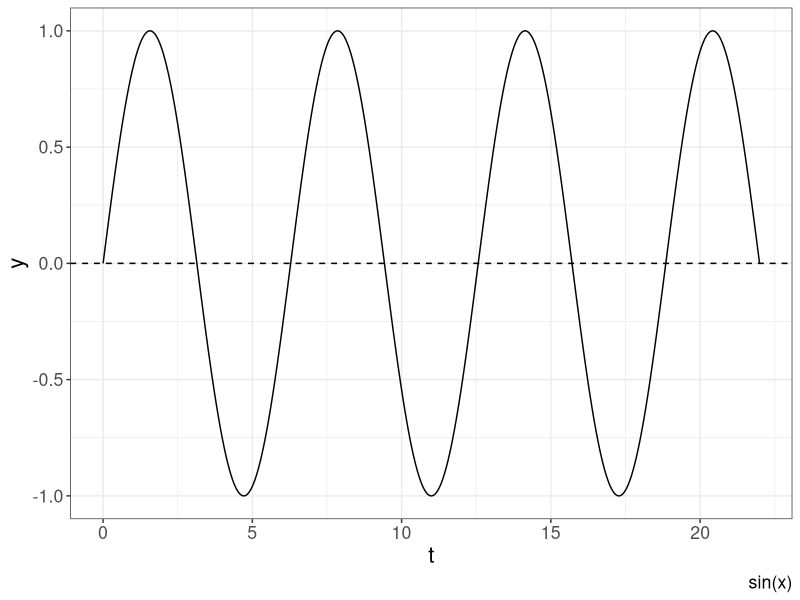
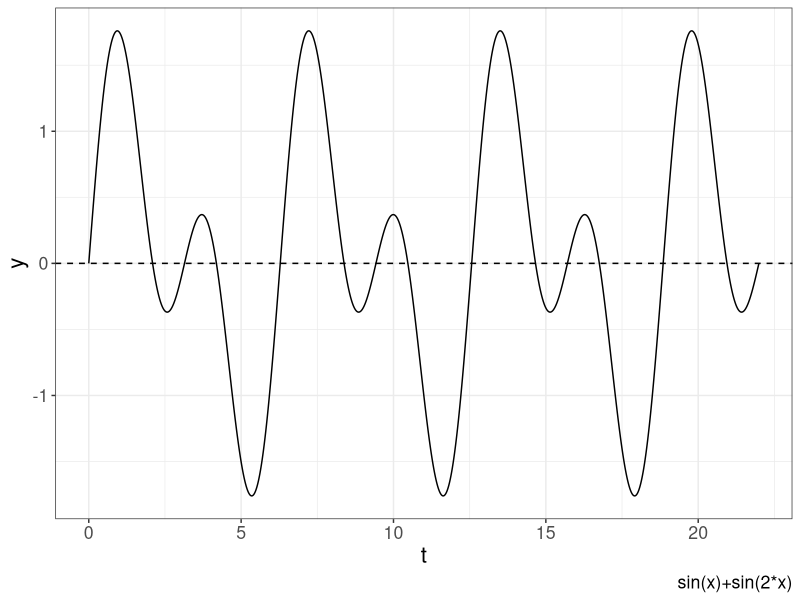
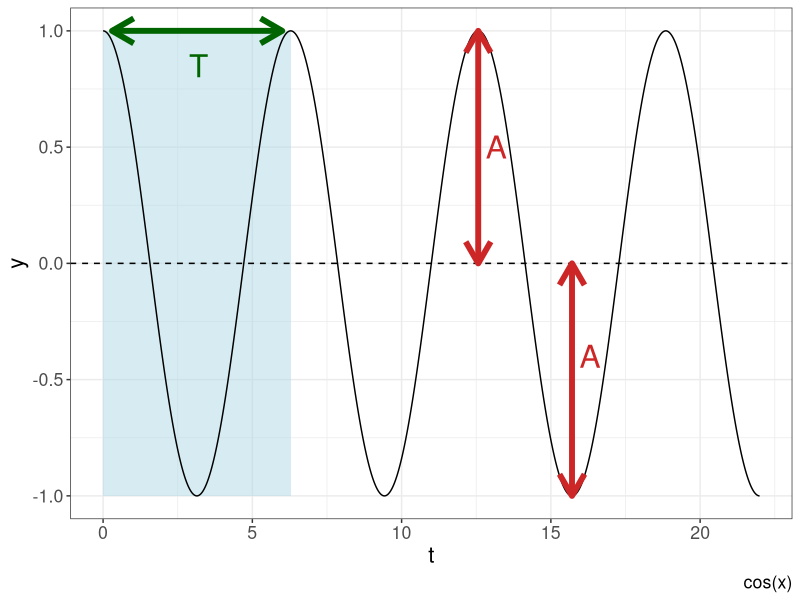
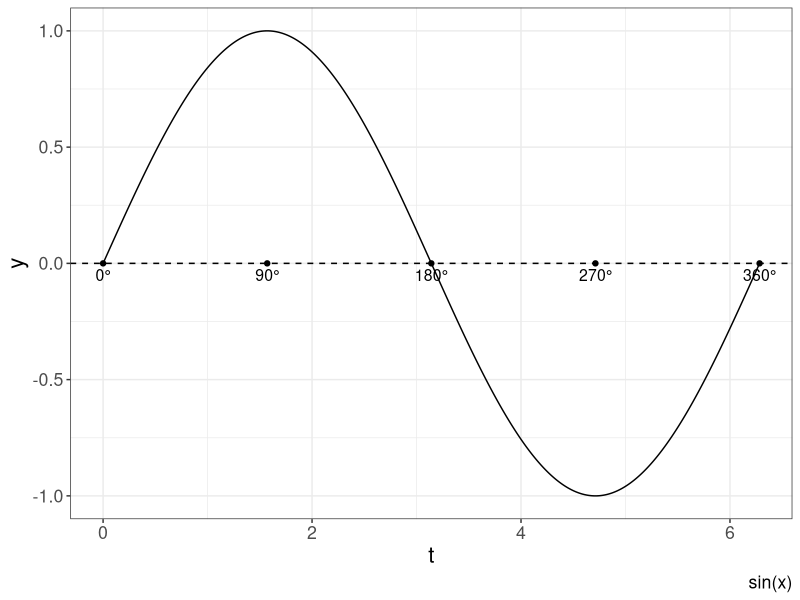
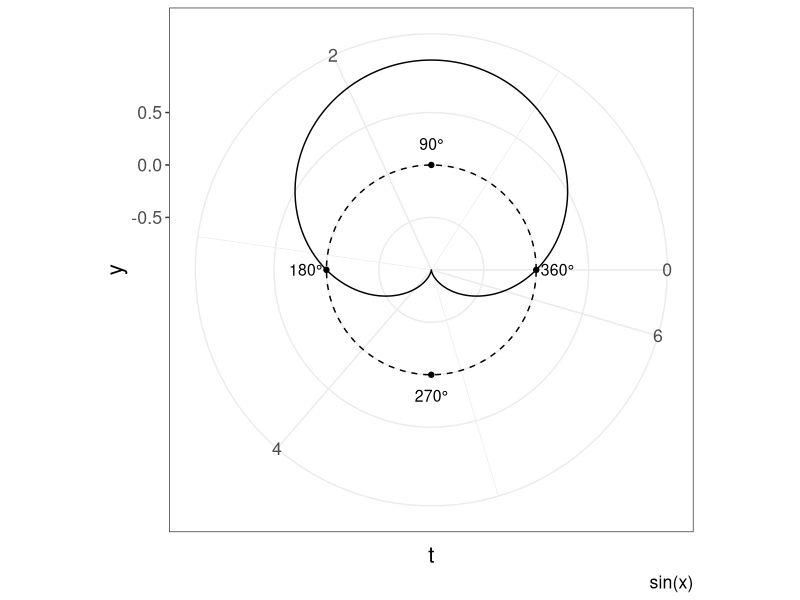
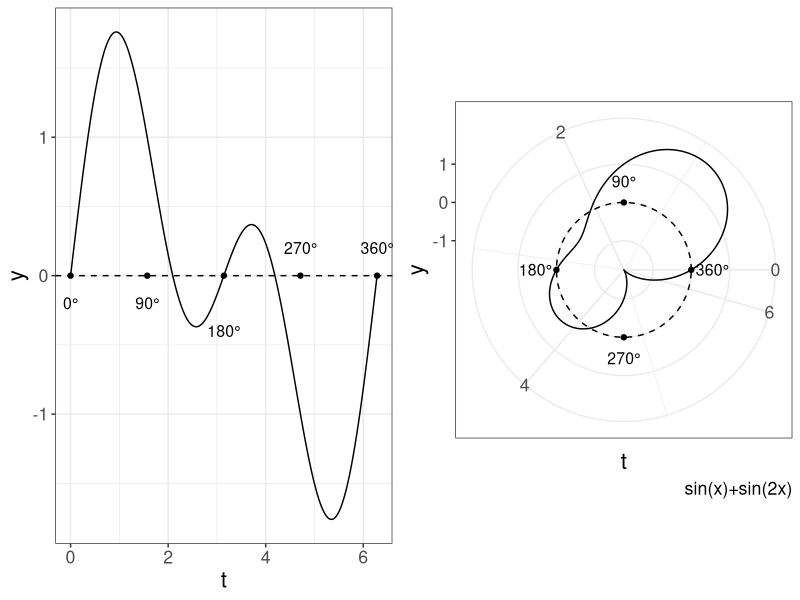
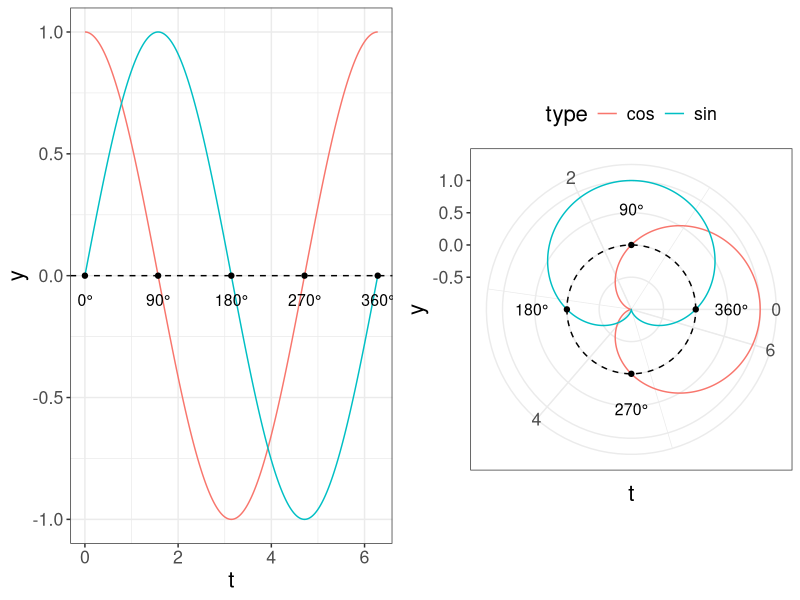
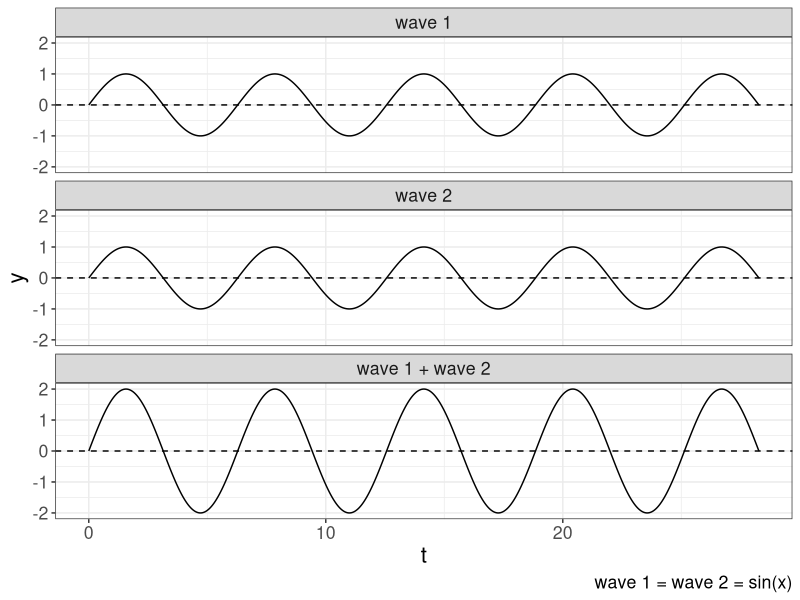

These charts were generated, in order, by the following R code:
## ---- chunk 1
knitr::opts_chunk$set(echo = TRUE)
## ---- chunk 2
library(tidyverse)
# это стиль для ggplot (можно игнорировать эту команду)
theme_set(theme_bw()+
            theme(text = element_text(size = 16))) 
## ---- chunk 3
tibble(t = seq(0, 7*pi, by = 0.001),
       y = sin(t)) %>% 
  ggplot(aes(t, y))+
  geom_line()+
  geom_hline(yintercept = 0, linetype = 2)+
  labs(caption = "sin(x)")
## ---- chunk 4
tibble(t = seq(0, 7*pi, by = 0.001),
       y = sin(t)+sin(2*t)) %>% 
  ggplot(aes(t, y))+
  geom_line()+
  geom_hline(yintercept = 0, linetype = 2)+
  labs(caption = "sin(x)+sin(2*x)")
## ---- chunk 5
tibble(t = seq(0, 7*pi, by = 0.001),
       y = cos(t)) %>% 
  ggplot(aes(t, y))+
  annotate("rect", xmin = 0, xmax = 2*pi, ymin = -1, ymax = 1, alpha = 0.5, fill = "lightblue")+
    geom_line()+
  geom_hline(yintercept = 0, linetype = 2)+
  annotate("segment", x = 0.3, xend = 6, y = 1, yend = 1, color = "darkgreen", size = 2, arrow = arrow(ends = "both"))+
  annotate("text", x = 3.2, y = 0.85, label = "T", size = 8, color = "darkgreen")+
  annotate("segment", x = 4*pi, xend = 4*pi, y = 0, yend = 1, color = "firebrick3", size = 2, arrow = arrow(ends = "both")) +
  annotate("text", x = 4*pi+0.6, y = 0.5, label = "A", size = 8, color = "firebrick3") +
  annotate("segment", x = 5*pi, xend = 5*pi, y = 0, yend = -1, color = "firebrick3", size = 2, arrow = arrow(ends = "both")) +
  annotate("text", x = 5*pi+0.6, y = -0.4, label = "A", size = 8, color = "firebrick3")+
  labs(caption = "cos(x)")
## ---- chunk 6
tibble(t = seq(0, 2*pi, by = 0.001),
       y = sin(t)) %>% 
  ggplot(aes(t, y))+
  geom_line()+
  geom_hline(yintercept = 0, linetype = 2)+
  annotate("point", x = 2*pi/4*0:4, y = 0)+
  annotate("text", x = 2*pi/4*0:4, label = paste0(90*0:4, "°"), y = -0.05, size = 4)+
  labs(caption = "sin(x)")
## ---- chunk 7
tibble(t = seq(0, 2*pi, by = 0.001),
       y = sin(t)) %>% 
  ggplot(aes(t, y))+
  geom_line()+
  geom_hline(yintercept = 0, linetype = 2)+
  annotate("point", x = 2*pi/4*1:4, y = 0)+
  annotate("text", x = 2*pi/4*1:4, label = paste0(90*1:4, "°"), y = 0.2, size = 4)+
  coord_polar(start = -pi/2, direction = -1)+
  labs(caption = "sin(x)")
## ---- chunk 8
tibble(t = seq(0, 2*pi, by = 0.001),
       y = sin(t)+sin(2*t)) %>% 
  ggplot(aes(t, y))+
  geom_line()+
  geom_hline(yintercept = 0, linetype = 2)+
  annotate("point", x = 2*pi/4*0:4, y = 0)+
  annotate("text", x = 2*pi/4*0:4, label = paste0(90*0:4, "°"), y = c(-0.2, -0.2, -0.4, 0.2, 0.2), size = 4) ->
  p1

tibble(t = seq(0, 2*pi, by = 0.001),
       y = sin(t)+sin(2*t)) %>% 
  ggplot(aes(t, y))+
  geom_line()+
  geom_hline(yintercept = 0, linetype = 2)+
  annotate("point", x = 2*pi/4*1:4, y = 0)+
  annotate("text", x = 2*pi/4*1:4, label = paste0(90*1:4, "°"), y = 0.55, size = 4)+
  coord_polar(start = -pi/2, direction = -1)+
  labs(caption = "sin(x)+sin(2x)") ->
  p2
gridExtra::grid.arrange(p1, p2, nrow = 1)
## ---- chunk 9
tibble(t = seq(0, 2*pi, by = 0.001),
       sin = sin(t),
       cos = cos(t)) %>% 
  gather(type, y, sin:cos) %>% 
  ggplot(aes(t, y, color = type))+
  geom_line(show.legend = FALSE)+
  geom_hline(yintercept = 0, linetype = 2)+
  annotate("point", x = 2*pi/4*0:4, y = 0)+
  annotate("text", x = 2*pi/4*0:4, label = paste0(90*0:4, "°"), y = -0.1, size = 4) ->
  p3 

tibble(t = seq(0, 2*pi, by = 0.001),
       sin = sin(t),
       cos = cos(t)) %>% 
  gather(type, y, sin:cos) %>% 
  ggplot(aes(t, y, color = type))+
  geom_line()+
  geom_hline(yintercept = 0, linetype = 2)+
  annotate("point", x = 2*pi/4*1:4, y = 0)+
    annotate("text", x = 2*pi/4*1:4, label = paste0(90*1:4, "°"), y = 0.55, size = 4)+
  coord_polar(start = -pi/2, direction = -1) +
  theme(legend.position = "top")->
  p4
gridExtra::grid.arrange(p3, p4, nrow = 1)
## ---- chunk 10
tibble(t = seq(0, 9*pi, by = 0.001),
      `wave 1` = sin(t),
      `wave 2` = sin(t),
      `wave 1 + wave 2` = `wave 1`  + `wave 2`) %>% 
  gather(type, y, `wave 1`:`wave 1 + wave 2`) %>% 
  mutate(type = factor(type, levels = c("wave 1", "wave 2", "wave 1 + wave 2"))) %>% 
  ggplot(aes(t, y))+
  geom_line()+
  geom_hline(yintercept = 0, linetype = 2)+
  facet_wrap(~type, nrow = 3)+
  labs(caption = "wave 1 = wave 2 = sin(x)")
## ---- chunk 11
tibble(t = seq(0, 9*pi, by = 0.001),
      `wave 1` = sin(t),
      `wave 2` = sin(t-pi),
      `wave 1 + wave 2` = `wave 1` + `wave 2`) %>% 
  gather(type, y, `wave 1`:`wave 1 + wave 2`) %>% 
  mutate(type = factor(type, levels = c("wave 1", "wave 2", "wave 1 + wave 2"))) %>% 
  ggplot(aes(t, y))+
  geom_line()+
  geom_hline(yintercept = 0, linetype = 2)+
  facet_wrap(~type, nrow = 3)+
  labs(caption = "wave 1 = sin(x), wave 2 = sin(t-pi)")
## ---- chunk 12
tibble(t = seq(0, 9*pi, by = 0.001),
      `wave 1` = sin(t),
      `wave 2` = sin(2*t),
      `wave 1 + wave 2` = `wave 1` + `wave 2`) %>% 
  gather(type, y, `wave 1`:`wave 1 + wave 2`) %>% 
  mutate(type = factor(type, levels = c("wave 1", "wave 2", "wave 1 + wave 2"))) %>% 
  ggplot(aes(t, y))+
  geom_line()+
  geom_hline(yintercept = 0, linetype = 2)+
  facet_wrap(~type, nrow = 3)+
  labs(caption = "wave 1 = sin(x), wave 2 = sin(2t)")
## ---- chunk 13
tibble(t = seq(0, 2*pi, by = 0.001),
      `198 Hz` = sin(198*t),
      `200 Hz` = sin(200*t),
      `198 Hz + 200 Hz` = `198 Hz` + `200 Hz`) %>% 
  gather(type, y, `198 Hz`:`198 Hz + 200 Hz`) %>% 
  mutate(type = factor(type, levels = c("198 Hz", "200 Hz", "198 Hz + 200 Hz"))) %>% 
  ggplot(aes(t, y))+
  geom_line()+
  geom_hline(yintercept = 0, linetype = 2)+
  facet_wrap(~type, nrow = 3)
